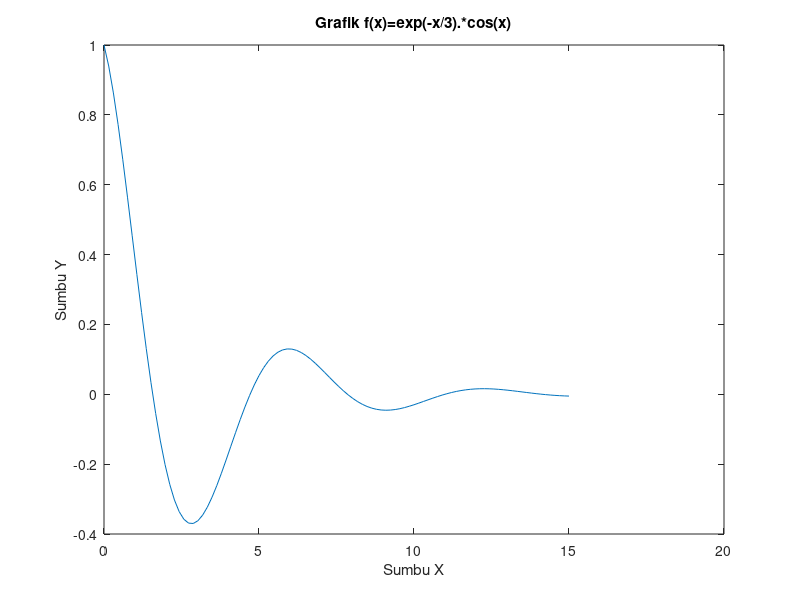

This figure's MATLAB source:
% =========================================================
%       TUGAS PRAKTIKUM 03 - GRAFIK 2D LINSPACE
% =========================================================

x = linspace(0,15);
y = exp(-x/3).*cos(x);

plot(x,y)
xlabel('Sumbu X')
ylabel('Sumbu Y')
title('Grafik f(x)=exp(-x/3).*cos(x)')
